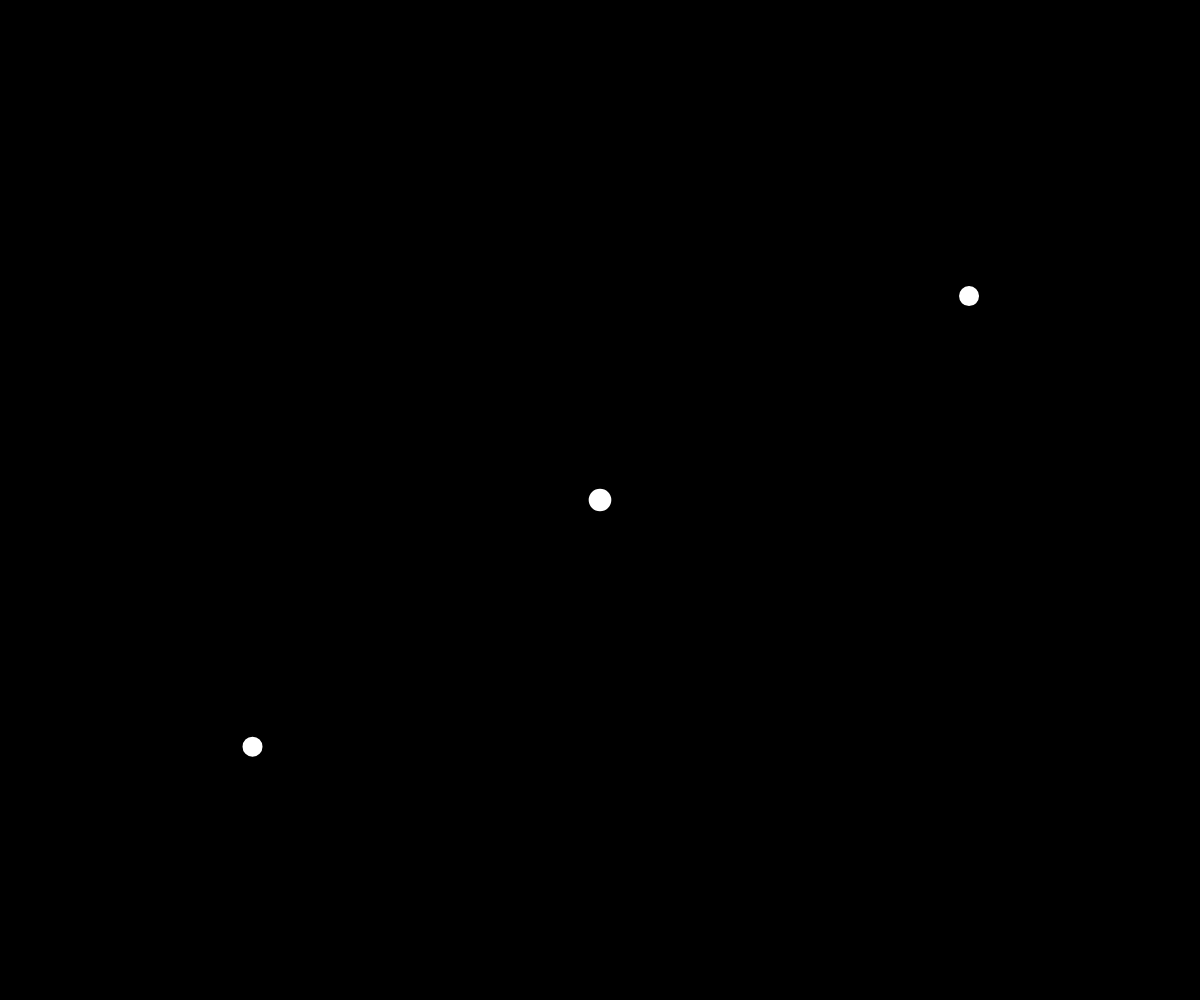
Frame 1 (no input)
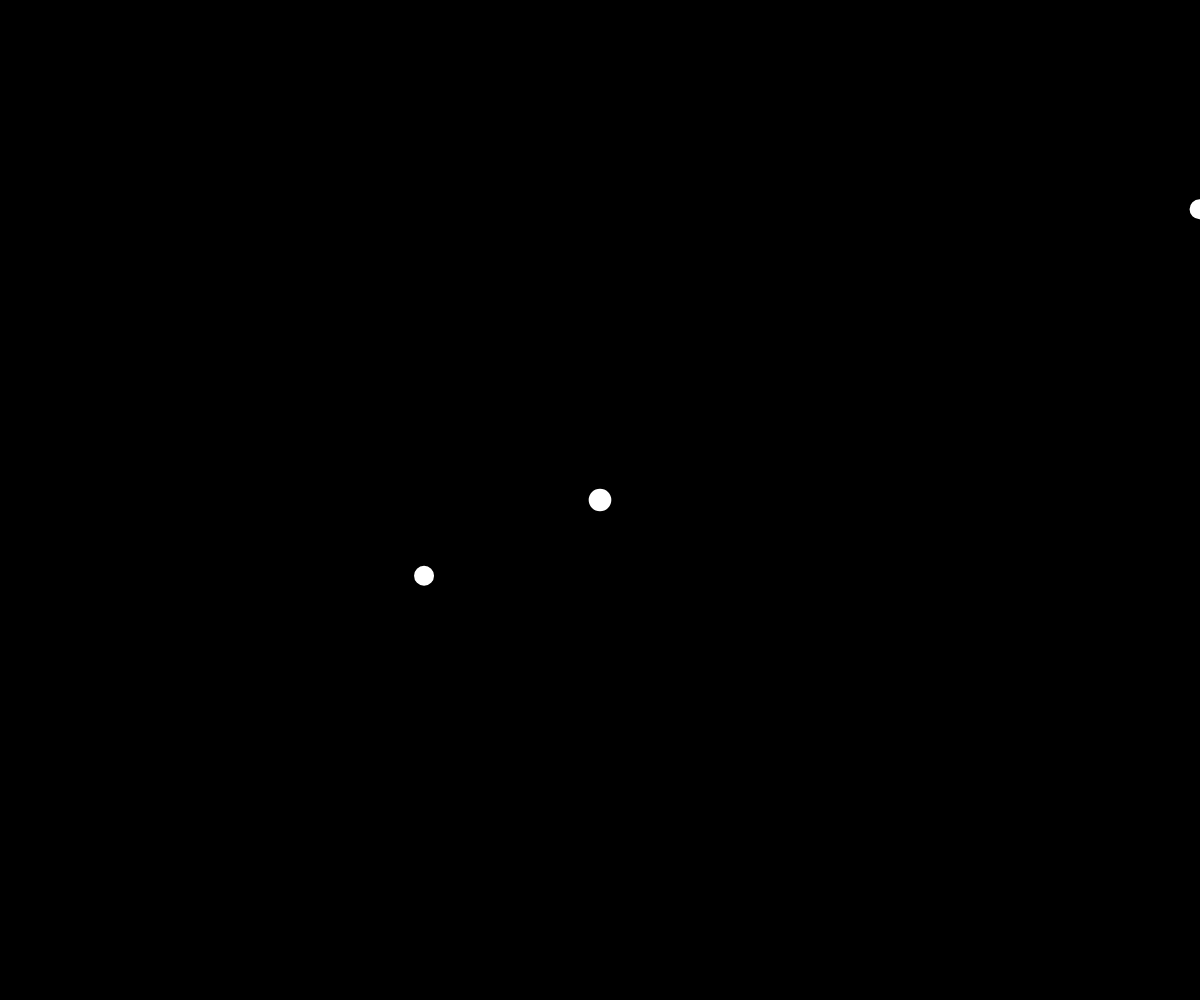
Frame 60 (no input)
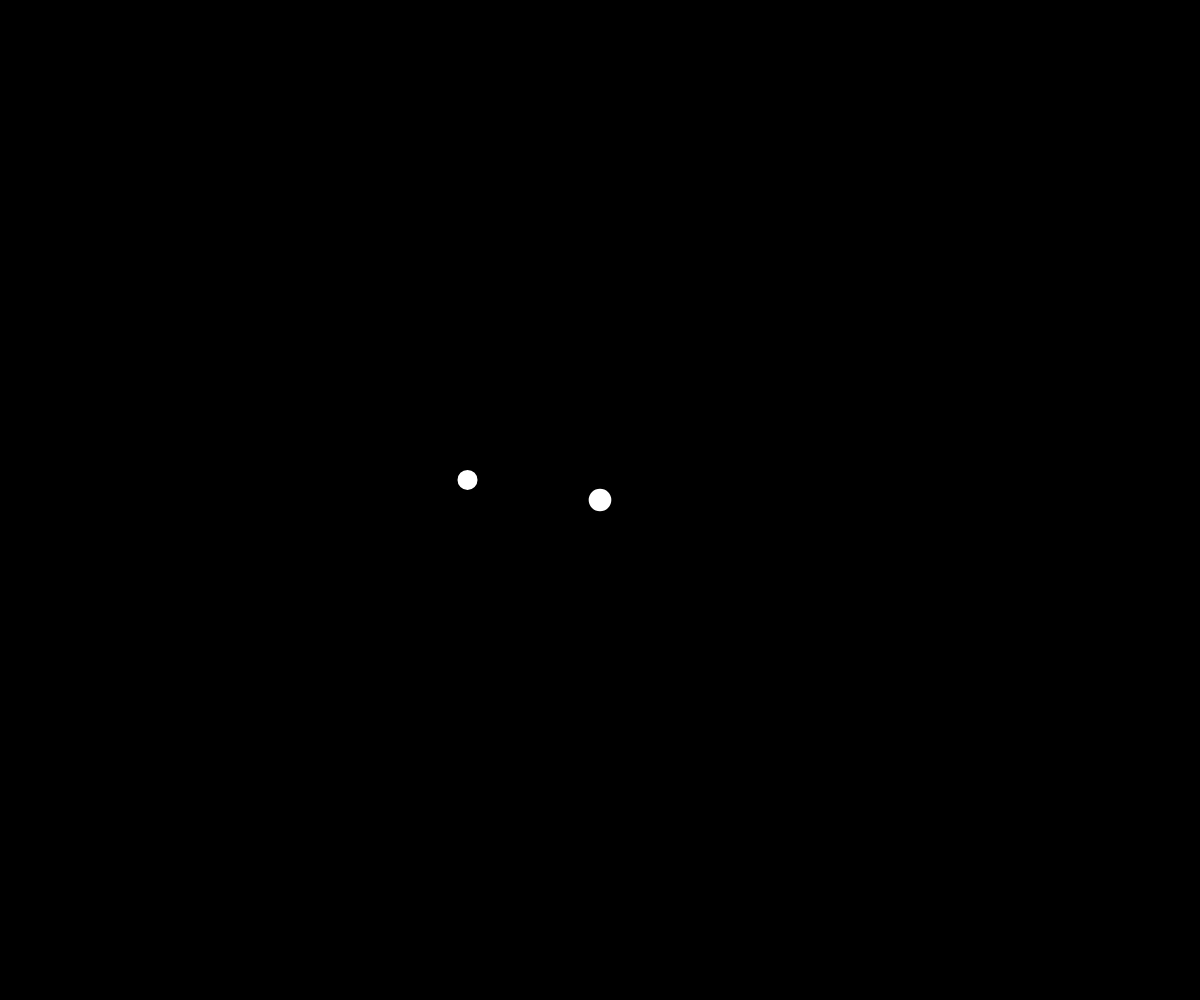
Frame 120 (the mouse pressed at the canvas centre since frame 60)

The p5.js sketch that drew these frames (run headless with seeded random() and noise() and a simulated clock; from frame 60 on, the mouse is pressed at the canvas centre):

// p5.js sketch
// ── sketch.js
let ww = window.innerWidth;
let wh = window.innerHeight;
// let m = 0;
// let n = 1;

function setup() {
  createCanvas(ww, wh);
  p1 = new Particle(10, 10, 50);
  p2 = new Particle(10, 10, 50);
  q = new attractor(10);
}

function draw() {
  translate(ww / 2, wh / 2);
  p1.display();
  p2.display();
  // let gravity = createVector(0, 0.5);
  // let gravityForce = p5.Vector.mult(gravity, p.m);
  // let wind = createVector(
  //   random(-noise(m), noise(m)) / 3,
  //   random(-noise(n), noise(n)) / 3
  // );
  background(0);
  // p.applyforce(gravityForce);
  // p.applyforce(wind);
  p1.update();
  p2.update();
  // p1.bounce();
  // p2.bounce();
  p1.display();
  p2.display();
  p1.attract(p2);
  // p1.attract(q);
  p2.attract(p1);
  // p2.attract(q);
  q.attract(p1);
  q.attract(p2);
  // q.display();

  // n += 0.001;
  // m += 0.001;
  if (mouseIsPressed) {
    q.pos.x = mouseX - ww / 2;
    q.pos.y = mouseY - wh / 2;
  }
  q.display();
}

// ── attractor.js
class attractor {
  constructor(m) {
    this.m = m;
    this.pos = createVector(0, 0);
    this.r = sqrt(this.m) * 2;
    this.G = 0.3;
  }
  attract(particle) {
    let dir = p5.Vector.sub(this.pos, particle.pos);

    let mag = constrain(dir.magSq(), 100, 1000);
    let force = (this.G * this.m * particle.m) / mag;
    dir.setMag(force);
    particle.applyforce(dir);
  }
  display() {
    stroke(255);
    ellipse(this.pos.x, this.pos.y, this.r * 2, this.r * 2);
  }
  applyforce(Force) {
    // let f = Force.copy();
    // f.div(this.m);
    this.acc.add(Force);
  }
}

// ── particle.js
class Particle {
  constructor(x, y, m) {
    this.acc = createVector(0, 0);
    this.vel = p5.Vector.random2D();
    this.vel.mult(random(50, 100));
    // this.vel.limit(10);
    // this.vel.rotate(90);
    this.vel.limit(5);
    this.pos = createVector(random(-ww / 2, ww / 2), random(-wh / 2, wh / 2));
    this.dx = x;
    this.dy = y;
    this.m = m;
    this.G = 0.3;
  }
  update() {
    this.vel.add(this.acc);
    this.pos.add(this.vel);
    this.acc.set(0, 0);
  }
  display() {
    stroke(255);
    strokeWeight(10);
    ellipse(this.pos.x, this.pos.y, this.dx, this.dy);
  }
  applyforce(Force) {
    // let f = Force.copy();
    // f.div(this.m);
    this.acc.add(Force);
  }
  attract(particle) {
    let dir = p5.Vector.sub(this.pos, particle.pos);

    let mag = constrain(dir.magSq(), 100, 1000);
    let force = (this.G * this.m * particle.m) / mag;
    dir.setMag(force);
    particle.applyforce(dir);
  }
  bounce() {
    if (this.pos.x > ww / 2 || this.pos.x < -ww / 2) {
      this.vel.x = -1 * this.vel.x;
    }
    if (this.pos.y > wh / 2 || this.pos.y < -wh / 2) {
      this.vel.y = -1 * this.vel.y;
    }
  }
}
